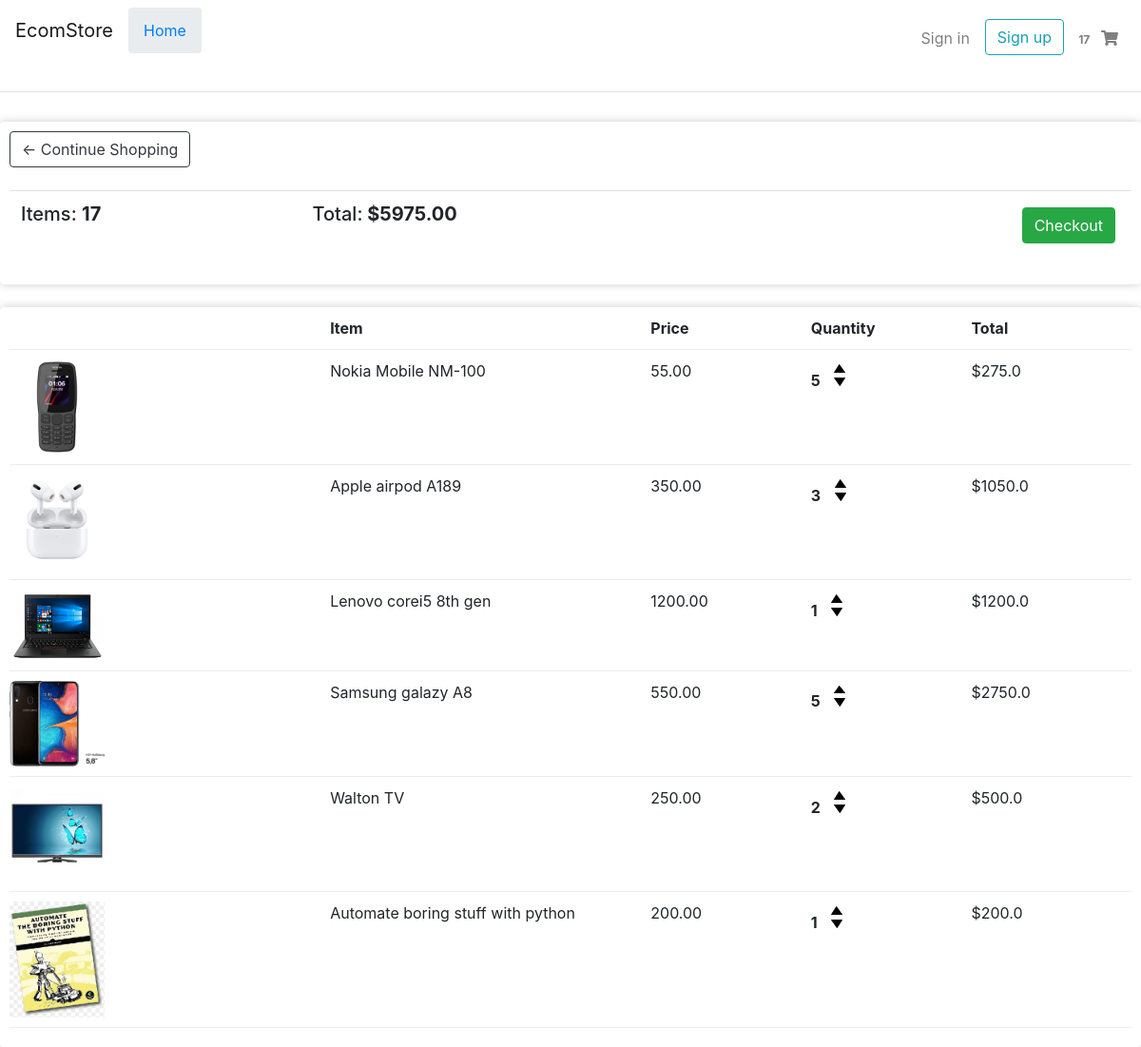
The app's page /cart/ (signed in) with its own data.
### store/models.py (models this page shows, shortened)
class order(models.Model):
    customer = models.ForeignKey(customer, on_delete=models.SET_NULL, null=True, blank=True)
    date_order = models.DateTimeField(auto_now_add=True, null=True, blank=True)
    complete = models.BooleanField(default=False, null=True, blank = True)
    transaction_id = models.CharField(max_length=200, null=True, blank=True)
    @ property
    def get_cart_items(self):
        orderitems = self.orderitem_set.all()
        total = sum([item.quantity for item in orderitems ])
        return total
    @ property
    def get_cart_total(self):
        orderitems = self.orderitem_set.all()
        total = sum([item.get_total for item in orderitems ])
        return total

class orderitem(models.Model):
    product = models.ForeignKey(product, on_delete=models.SET_NULL, null=True, blank=True)
    order = models.ForeignKey(order, on_delete=models.SET_NULL, null=True, blank=True)
    quantity = models.IntegerField(default=0, null=True, blank=True)
    date_added = models.DateTimeField(auto_now_add=True, null=True)
    @ property
    def get_total(self):
        total = self.product.price * self.quantity
        return total

class product(models.Model):
    name = models.CharField(max_length=200, null=True)
    price = models.FloatField()
    digital = models.BooleanField(default=False, null=True, blank=True)
    image = models.ImageField(null=True,blank=True)
    @ property
    def imageURL(self):
        try:
            url = self.image.url
        except:
            url = ''
        return url

### store/views.py (the view)
# urls.py: path('cart/', views.cart, name='cart' ),
def cart(request):
    if request.user.is_authenticated:
        customer = request.user.customer
        orders, created = order.objects.get_or_create(customer=customer, complete=False)
        items = orders.orderitem_set.all()
        cartitems = orders.get_cart_items
    else:
        items = []
        orders = {'get_cart_items':0, 'get_cart_total':0}
        cartitems = order['get_cart_items']
    context = {'items':items, 'orders':orders, 'cartitems':cartitems}
    return render(request, 'store/cart.html', context)

### store/templates/store/cart.html
{% extends 'store/main.html' %}
{% load static %}
{% block content %}
<div class="row">
	<div class="col-lg-12">
		<div class="box-element">
      <a  class="btn btn-outline-dark" href="{% url 'store' %}">&#x2190; Continue Shopping</a>
	<br>
	<br>
	<table class="table">
		<tr>
			<th><h5>Items: <strong>{{orders.get_cart_items}}</strong></h5></th>
			<th><h5>Total:<strong> ${{orders.get_cart_total|floatformat:2}}</strong></h5></th>
			<th>
				<a  style="float:right; margin:5px;" class="btn btn-success" href="{% url 'checkout' %}">Checkout</a>
			</th>
		</tr>
	</table>
		</div>
		<br>
		<div class="box-element">
      <div class="cart-row">
		<div style="flex:2"></div>
		<div style="flex:2"><strong>Item</strong></div>
		<div style="flex:1"><strong>Price</strong></div>
		<div style="flex:1"><strong>Quantity</strong></div>
		<div style="flex:1"><strong>Total</strong></div>
	</div>
	{% for item in items %}
  <div class="cart-row">
  <div style="flex:2"><img class="row-image" src="{{item.product.imageURL}}"></div>
  <div style="flex:2"><p>{{item.product.name}}</p></div>
  <div style="flex:1"><p>{{item.product.price|floatformat:2}}</p></div>
  <div style="flex:1">
    <p class="quantity">{{item.quantity}}</p>
    <div class="quantity">
      <img data-product="{{item.product.id}}" data-action='add' class="chg-quantity update-cart" src="{% static  'images/arrow-up.png' %}">
      <img data-product="{{item.product.id}}" data-acstion='remove' class="chg-quantity update-cart" src="{% static  'images/arrow-down.png' %}">
    </div>
  </div>
  <div style="flex:1"><p>${{item.get_total}}</p></div>
		</div>
		{% endfor %}
	</div>
</div>
{% endblock content %}

### static/css/main.css (style rules this page uses)
h1,h2,h3,h4,h5,h6 { color:hsl(0, 0%, 30%); }
.box-element { box-shadow:hsl(0, 0%, 80%) 0 0 10px; background-color: #fff; border-radius: 4px; padding: 10px; }
.col-lg-4, .col-lg-6, .col-lg-8, .col-lg-12 { margin-top: 15px; }
.btn { border-radius: 0; }
.row-image { width: 100px; }
.cart-row { display: flex; align-items: flex-stretch; padding-bottom: 10px; margin-bottom: 10px; border-bottom: 1px solid #ececec; }
.quantity { display: inline-block; font-weight: 700; padding-right:10px; }
.chg-quantity { width: 12px; cursor: pointer; display: block; margin-top: 5px; transition:.1s; }

### records on screen
order: get_cart_items "17", get_cart_total "5975.00"
orderitem: product.imageURL (picture), product.name "Nokia Mobile NM-100", product.price "55.00", quantity "5", get_total "275.0"
orderitem: product.imageURL (picture), product.name "Apple airpod A189", product.price "350.00", quantity "3", get_total "1050.0"
orderitem: product.imageURL (picture), product.name "Lenovo corei5 8th gen", product.price "1200.00", quantity "1", get_total "1200.0"
orderitem: product.imageURL (picture), product.name "Samsung galazy A8", product.price "550.00", quantity "5", get_total "2750.0"
orderitem: product.imageURL (picture), product.name "Walton TV", product.price "250.00", quantity "2", get_total "500.0"
orderitem: product.imageURL (picture), product.name "Automate boring stuff with python", product.price "200.00", quantity "1", get_total "200.0"

### other values on screen
{{ cartitems }} "17"
